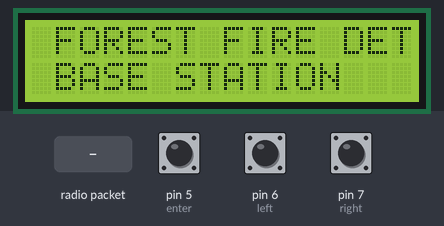
A sketch run on a simulated Arduino Uno, built with avr-gcc and run on an emulated ATmega328P. Parts: 16×2 character LCD. The test bench sets the inputs (shaded band); at power-on: pin 5 (enter) HIGH, pin 6 (left) HIGH, pin 7 (right) HIGH. The modem is registered and sends nothing unless stated; no radio packets arrive unless stated; what the sketch prints to the serial monitor is not drawn.

Above: at 1.2 s.
At 5.3 s:
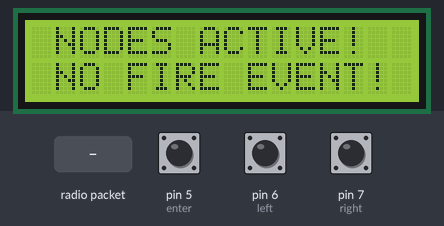
5.4 s: radio packet "1" arrives
At 8.5 s:
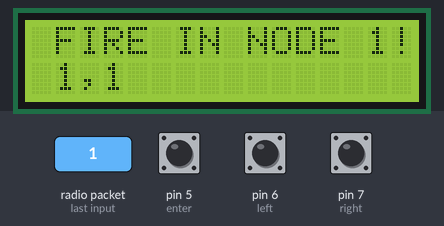
At 10.9 s:
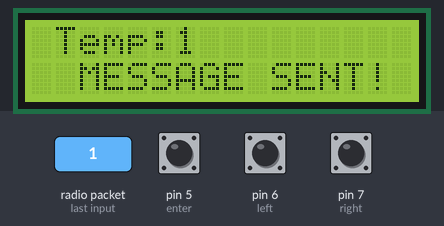
Timing chart, 0 to 12.4 s (numbered marks = the images above; inputs shaded):
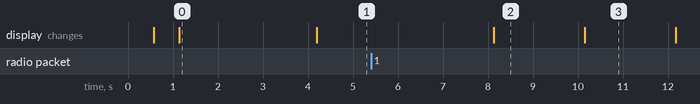

Measured:
- after the input at 5.4 s, the display: changes after 2.7 s (image 2)
- what the display in image 0 shows lasts 3.1 s, from 1.1 s to 4.2 s
- what the display in image 2 shows lasts 2.0 s, from 8.1 s to 10.1 s

The sketch:

main.ino
```cpp
#include <Arduino.h>
#include "displayMenu1602.h"

displayMenu1602 disp;
void setup()
{
//   put your setup code here, to run once:
  disp.begin();
}

void loop()
{
  // put your main code here, to run repeatedly:
  disp.runMenu();
}
```

Button.h
```cpp
#pragma once

class Button
{
public:
    Button(uint8_t pin, bool pullup = false, uint16_t debounceDelay = 50)
        : _pin(pin), _state(LOW), _lastState(LOW),
          _lastMillis(0), _debounceDelay(debounceDelay),
          _lastDebounceTime(0)
    {
        if (pullup == true)
        {
            pinMode(_pin, INPUT_PULLUP);
        }
        else
        {
            pinMode(_pin, INPUT);
        }
    }

    // Debounces the button and returns the state if it was just changed.
    bool check(bool triggerState = LOW)
    {
        bool reading = digitalRead(_pin);
        // Checks if the buttons has changed state
        if (reading != _lastState)
        {
            _lastDebounceTime = millis();
        }
        // Checks if the buttons hasn't changed state for '_debounceDelay' milliseconds.
        if ((millis() - _lastDebounceTime) > _debounceDelay)
        {
            // Checks if the buttons has changed state
            if (reading != _state)
            {
                _state = reading;
                return _state;
            }
        }
        _lastState = reading;
        // If this code is reached, it returns the normal state of the button.
        if (triggerState == HIGH)
        {
            return LOW;
        }
        else
        {
            return HIGH;
        }
    }

private:
    const uint8_t _pin;
    bool _state;
    bool _lastState;
    uint32_t _lastMillis;
    uint16_t _debounceDelay;
    uint32_t _lastDebounceTime;
};
```

LORA.h
```cpp
/*module to handle lora communications
  1. begin() --to put in setup
  2. sendMessage()
  3. receiveMessage()
*/

#ifndef _LORA_H
#define _LORA_H
#include "Arduino.h"
#include <String.h>
#include <SPI.h>
#include <LoRa.h>

const int8_t ss = 10;
const int8_t reset = 9;
const int8_t dio0 = 2;
char *Mess = "";

class LORA
{
  public:

    void beginReceiver()
    {
      Serial.begin(9600);
      LoRa.setPins(ss, reset, dio0);

      //Serial.println("LoRa Sender");

      while (!LoRa.begin(433E6))
      {
        Serial.println("Starting LoRa failed!");
        while (1);
      }
      LoRa.receive();

    }

    void receiveMessage()
    {
      String mess = "";
      // try to parse packet
      int packetSize = LoRa.parsePacket();
      if (packetSize)
      {
        while (LoRa.available())
        {
          mess = mess + (char)LoRa.read();

        }
        //Serial.println(mess);
        mess.toCharArray(Mess,(mess.length()+1));
      }
      //return (Mess);
    }
};

#endif //LORA_H
```

displayMenu1602.h
```cpp
#ifndef _DISPLAY_MENU_1602_H
#define _DISPLAY_MENU_1602_H
#include "Arduino.h"
#include <Wire.h>
// The I2C LCD library
#include <stdio.h>
#include <LiquidCrystal_I2C.h>
// The menu wrapper library
#include <LiquidMenu.h>
#include <Sim800L.h>
#include <SoftwareSerial.h>

#define RX  4
#define TX  3

Sim800L GSM(RX, TX);

#include "Button.h"
#include "LORA.h"

// Button objects instantiation
const bool pullup = true;
Button left(6, pullup, 200);
Button right(7, pullup, 200);
Button enter(5, pullup, 200);
char* text;
char* number;
bool error;           //to catch the response of sendSms


//SoftwareSerial mySerial(RX, TX);

////loara obj
LORA comm;
char * PHONE = "+919060344544";
char * cord;
char * Temp = "0.0" ;
LiquidCrystal_I2C lcd(0x27, 16, 2);
LiquidLine welcome_line1(1, 0, "FOREST FIRE DET");
LiquidLine welcome_line2(1, 1, "BASE STATION");

LiquidLine welcome_line3(1, 0, "NODES ACTIVE!");
LiquidLine welcome_line4(1, 1, "NO FIRE EVENT!");

LiquidLine FIRESCREEN11(1, 0, "FIRE IN NODE 1! ");
LiquidLine FIRESCREEN12(1, 1, cord );
LiquidLine FIRESCREEN13(1, 0, "FIRE IN NODE 2!");
LiquidLine messageLine(1, 1, " MESSAGE SENT!");
LiquidLine tempLine(1, 0, "Temp:", Temp);

LiquidScreen welcome_screen(welcome_line1, welcome_line2);
LiquidScreen normalScreen(welcome_line3, welcome_line4);

LiquidScreen FIRENODE1(FIRESCREEN11, FIRESCREEN12);
LiquidScreen FIRENODE2(FIRESCREEN13, FIRESCREEN12);
LiquidScreen MESSAGE(tempLine, messageLine);

LiquidMenu menu(lcd);
int count = 0;
class displayMenu1602
{

  public:
    void begin()
    {

      Serial.begin(9600);


      // This is the I2C LCD object initialization.
      lcd.init();
      lcd.backlight();
      delay(500);
      lcd.noBacklight();
      delay(500);
      lcd.backlight();

      // Menu initialization.
      menu.init();
      // This is the method used to add a screen object to the menu.
      menu.add_screen(welcome_screen);
      menu.add_screen(normalScreen);

      menu.add_screen(FIRENODE1);
      menu.add_screen(FIRENODE2);
      menu.add_screen(MESSAGE);
      comm.beginReceiver();
      menu.update();
      delay(3000);
      if (menu.get_currentScreen() == &welcome_screen) {
        menu.change_screen(&normalScreen);
        menu.update();
      }

      //gsmObj.sendMessage("BASE BEGIN", PHONE);

    }
    void runMenu()
    {
      // Check all the buttons
      if (right.check() == LOW)
      {
        //Serial.println(F("RIGHT button pressed"));
        menu.next_screen();
      }
      if (left.check() == LOW)
      {
        //Serial.println(F("LEFT button pressed"));
        menu.previous_screen();
      }
      if (enter.check() == LOW)
      {
        // Switches focus to the next line.
        //Serial.println(F("OK button pressed"));
        menu.switch_focus();
      }
      if (menu.get_currentScreen() == &welcome_screen) {
        menu.change_screen(&normalScreen);
        menu.update();
      }
      if (count >= 30000)
      {
        count = 0;
        menu.update();
        //Serial.print("main loop update:");
        //Serial.println(Mess);
        menu.change_screen(&normalScreen);
        //gsmObj.sendMessage("loop", PHONE);
        Mess = "";
      }

      comm.receiveMessage();
      count++;
      DetectFromNode();
    }
    void DetectFromNode()
    {

      String dataIn = (String)Mess;
      int indexofS = dataIn.indexOf("S");
      int indexofX = dataIn.indexOf("X");
      int indexofA = dataIn.indexOf("A");
      int indexofB = dataIn.indexOf("B");
      int indexofC = dataIn.indexOf("C");

      String Node = dataIn.substring (indexofS + 1 , indexofA);
      String Lat = dataIn.substring (indexofA + 1 , indexofB);
      String Lon = dataIn.substring (indexofB + 1 , indexofC);
      String temp = dataIn.substring (indexofC + 1 , indexofX);

      String Message = "Fire Det!\n" + Node + "\nCord:" + Lat + "," + Lon + "\nT:" + temp;
      char charMessage[Message.length() + 1];

    strcpy(charMessage, Message.c_str());
      Temp = &temp[0];
      String cordinates = Lat + ',' +  Lon;
      cord = &cordinates[0];

      if (Node.equals("1"))
      {
        //Display Fire and GPS Also Send Message
        Serial.println("NODE1 statement");
        GSM.begin(9600);
        error = GSM.sendSms(PHONE, charMessage);
        Serial.println("Message Sent");

        delay(200);
        for (int i = 0; i < 4; i++)
        {
          menu.change_screen(&FIRENODE1);
          delay(2000);
          menu.change_screen(&MESSAGE);
          delay(2000);
        }
        Mess = "";


      }
      if (Node.equals("2"))
      {

        //Display Fire At Node 2 and GPS
        // Serial.println("NODE2 statement");
        //Serial.println("BEGIN MESSAGE");
        delay(1000);
        //mySerial.begin(9600);
        GSM.begin(9600);
        error = GSM.sendSms(PHONE, charMessage);
        Serial.println("Message Sent");
        for (int i = 0; i < 4; i++)
        {
          menu.change_screen(&FIRENODE2);
          delay(2000);
          menu.change_screen(&MESSAGE);
          delay(2000);

        }

      }

    }

};


#endif //_DISPLAY_MENU_1602_H
```
